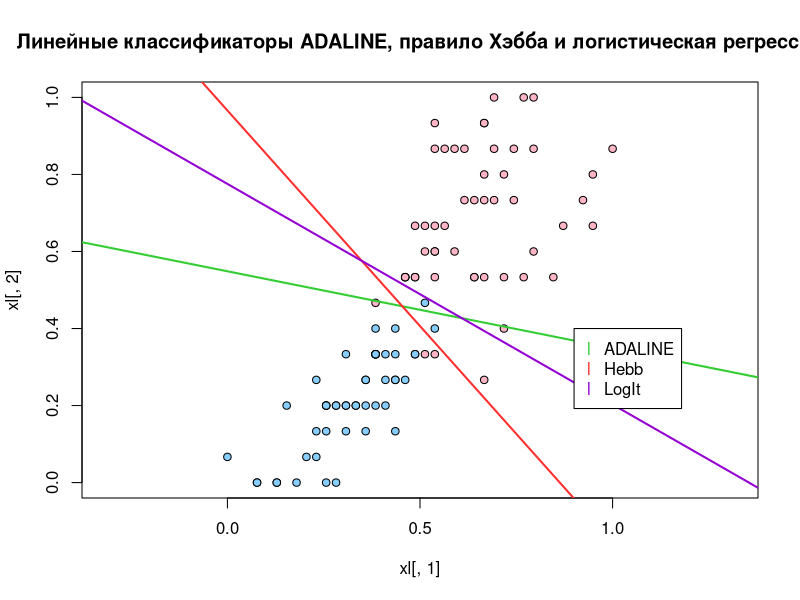

Here is the R script that generated this plot:
dataNorm <- function(xl) {
  n <- dim(xl)[2]
  for (i in 1:n) {
    mn <- min(xl[ ,i])
    mx <- max(xl[ ,i])
    if (mx>mn) {
      xl[ ,i] <- (xl[ ,i]-mn)/(mx-mn)
    }
  }
  return (xl)
}


randomWeight <- function(n) {
  return (runif(n,min=-0.5/n,max=0.5/n))
}


zeroWeight <- function(n) {
  return (array(0.0,n))
}


adalineL <- function(w,x) {   #L для ADALINE
  n <- length(w)
  return ((c(w%*%x[1:n])*x[n+1]-1)^2)
}


adalineLL <- function(w,x) {   #L' для ADALINE
  n <- length(w)
  return (x[1:n]*(2.0*(c(w%*%x[1:n])*x[n+1]^2-x[n+1])))
}


hebbL <- function(w,x) {   #L для правила Хэбба
  n <- length(w)
  return (max(-c(w%*%x[1:n])*x[n+1],0))
}


hebbLL <- function(w,x) {   #L' для правила Хэбба
  n <- length(w)
  return (-x[1:n]*x[n+1])
}


logisticL <- function(w,x) {   #L для логистической регрессии
  n <- length(w)
  return (log2(1+exp(-c(w%*%x[1:n])*x[n+1])))
}


logisticLL <- function(w,x) {   #L' для логистической регрессии
  n <- length(w)
  return (x[1:n]*x[n+1]*(-1.0/(exp(c(w%*%x[1:n])*x[n+1])*log(2)+log(2))))
}


error <- function(w,objects,func) {   #функция подсчёта ошибки
  res <- 0
  l <- dim(objects)[1]
  for (i in 1:l) {
    res <- res+func(w,objects[i, ])
  }
  return (res)
}


findErrors <- function(w,objects,func) {   #функция поиска всех неправильно классифицируемых объектов для Хэбба
  res <- numeric()
  l <- dim(objects)[1]
  for (i in 1:l) {
    margin <- func(w,objects[i, ])
    if (margin>0 || c(w%*%objects[1:length(w)])==0)   #нулевое значение <w,x> или положительный отступ - ошибка
      res <- c(res,i)
  }
  return (res)
}


step <- function(w,obj,func) {   #градиентный шаг
  res <- func(w,obj)
  return (res)
}


gradient <- function(xl,lambda,funcL,funcLL,rule,weightInit=randomWeight) {
  l <- dim(xl)[1]
  n <- dim(xl)[2]-1
  w <- weightInit(n)   #инициализируем массив весов
  Q <- error(w,xl,funcL)    #считаем стартовое значение эмперического риска
  Qprev <- array(Q-100.0,10)   #массив для проверки нормализации эмпирического риска
  class <- sample(c(-1,1),1)    #один из случайных классов, для чередования
  steps <- 0
  while (TRUE) {
    steps <- steps+1
    if (rule=="H") {   #для правила Хэбба берём только плохие
      errored <- findErrors(w,xl,funcL)   #список плохих объектов
      if (length(errored)==0) break
      obj <- sample(errored,1)    #выбираем случайный
    } else {
      obj <- sample(which(xl[ ,n+1]==class,arr.ind=TRUE),1)   #выбираем случайный из предложенного класса
    }
    eps <- error(w,matrix(xl[obj, ],1,n+1),funcL)   #считаем ошибку на объекте
    if (rule=="L") {
      nu <- 1/sqrt(sum(xl[obj,1:n]*xl[obj,1:n]))
    } else {
      nu <- 1/steps
    }
    w <- w-nu*step(w,xl[obj, ],funcLL)   #и делаем градиентный спуск
    Q <- (1-lambda)*Q+lambda*eps    #пересчитываем значение эмперического риска
    class <- -class    #меняем класс на противоположный
    if (abs(mean(Qprev)-Q)<1e-3) {   #эмпирический риск стабилизировался
      break
    } else {
      Qprev <- c(Q,Qprev[1:9])
    }
    if (steps==10000) break    #слишком много шагов
  }
  return (w)
}


main <- function() {
  xl <- matrix(0.0,100,4)
  for (i in 1:100) {
    xl[i, ] <- c(iris[i+50,3],iris[i+50,4],-1,ifelse(i>50,1,-1))
  }
  xl <- cbind(dataNorm(xl[ ,1:2]),xl[ ,3:4])
  colors <- c("pink1","skyblue1","limegreen","firebrick1","darkviolet")
  message <- "Линейные классификаторы ADALINE, правило Хэбба и логистическая регрессия"
  plot(xl[ ,1],xl[ ,2],pch=21,bg=ifelse(xl[ ,4]==1,colors[1],colors[2]),col="black",asp=1,main=message)
  weight <- gradient(xl,0.1,adalineL,adalineLL,"A")
  abline(weight[3]/weight[2],-weight[1]/weight[2],col=colors[3],lwd=2,asp=1)
  weight <- gradient(xl,0.1,hebbL,hebbLL,"H")
  abline(weight[3]/weight[2],-weight[1]/weight[2],col=colors[4],lwd=2,asp=1)
  weight <- gradient(xl,0.1,logisticL,logisticLL,"L")
  abline(weight[3]/weight[2],-weight[1]/weight[2],col=colors[5],lwd=2,asp=1)
  legend(0.9,0.4,c("ADALINE","Hebb","LogIt"),pch=c("l","l","l"),col=colors[3:5])
}
main()
